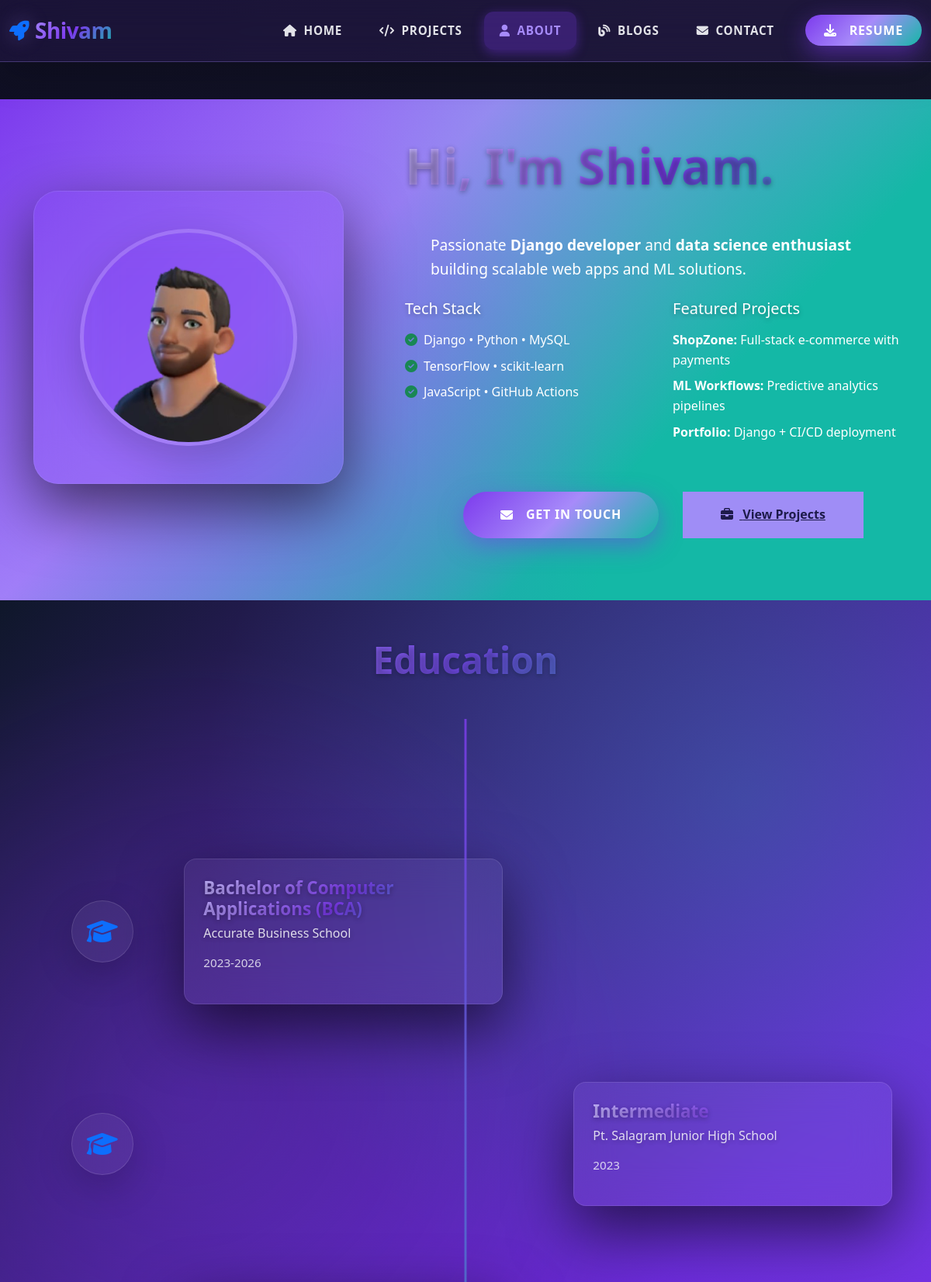
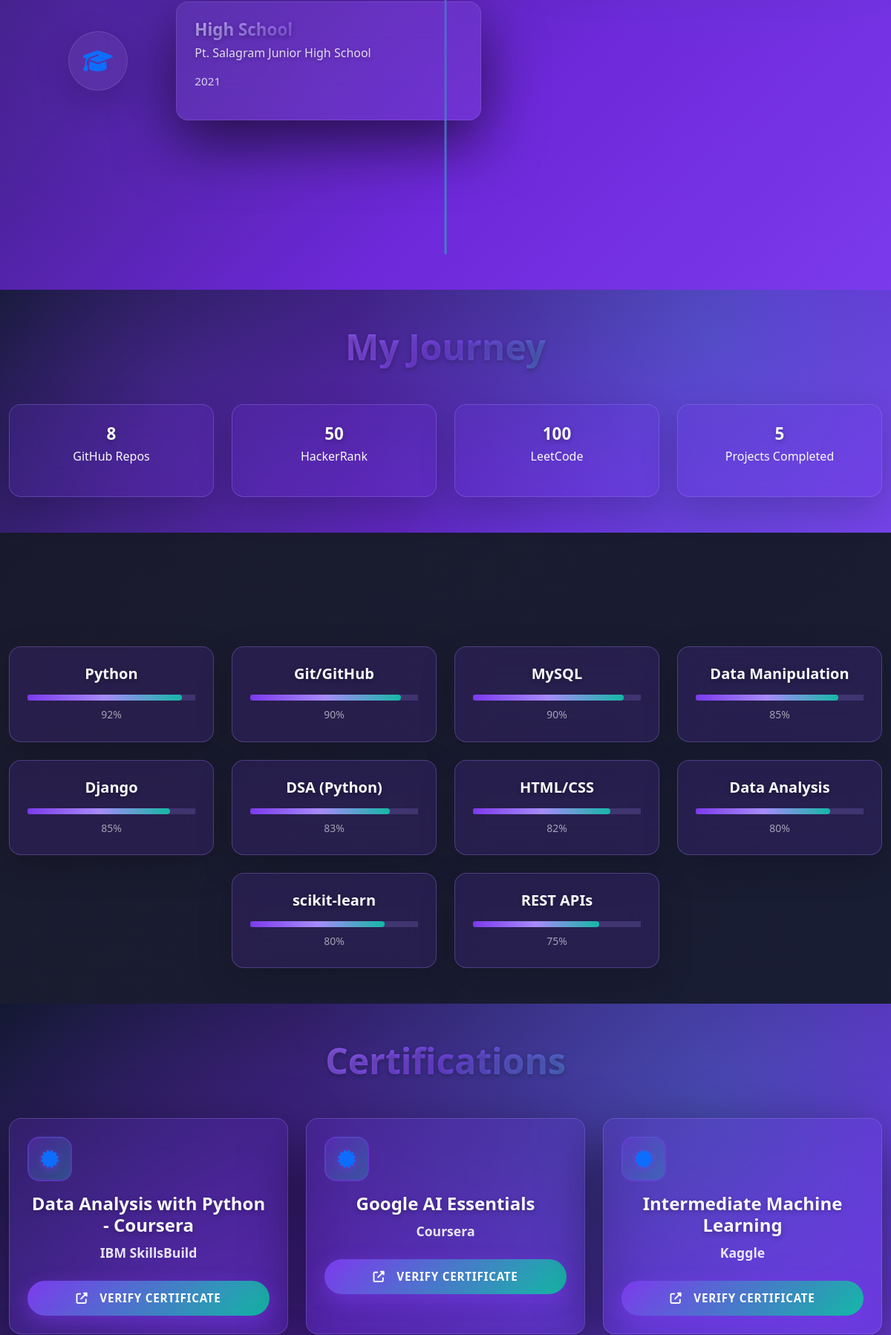
The page /about/ (upper part) on the database its author committed (2 pictures, top to bottom).
### apps/core/models.py (models this page shows, shortened)
class Education(models.Model):
    degree = models.CharField(max_length=100)
    institution = models.CharField(max_length=200)
    duration = models.CharField(max_length=50)
    percentage_or_cgpa = models.DecimalField(max_digits=4, decimal_places=2, blank=True, null=True)  # e.g., 8.45 or 85.50
    description = models.TextField(blank=True)
    icon = models.CharField(max_length=50, default="fas fa-graduation-cap")
    class Meta:
        ordering = ['-duration']
        verbose_name_plural = "Educations"

class Stat(models.Model):
    label = models.CharField(max_length=100, unique=True)
    value = models.IntegerField(validators=[MinValueValidator(0), MaxValueValidator(100)])
    color_class = models.CharField(max_length=50, default="primary")
    class Meta:
        ordering = ['label']

class Skill(models.Model):
    name = models.CharField(max_length=100, unique=True)
    icon_class = models.CharField(max_length=50, default="fas fa-star")
    proficiency = models.PositiveIntegerField(help_text="0-100")
    color_class = models.CharField(max_length=50, help_text="primary, success, info, warning")
    class Meta:
        ordering = ['-proficiency', 'name']

class Certification(models.Model):
    name = models.CharField(max_length=200, unique=True)
    cert = models.CharField(max_length=200, blank=True)
    badge_color = models.CharField(max_length=50, default="secondary")
    provider = models.CharField(max_length=100, blank=True, help_text="e.g., Coursera, Udemy")
    date_earned = models.DateField(null=True, blank=True)
    expires = models.DateField(null=True, blank=True)
    does_not_expire = models.BooleanField(default=False, help_text="Check if this certification never expires")
    credential_id = models.CharField(max_length=50, blank=True, null=True)
    color_rgb = models.CharField(max_length=20, blank=True, default="108,117,125")
    icon_class = models.CharField(max_length=50, blank=True, default="fas fa-certificate")
    icon_url = models.URLField(blank=True, null=True)
    verification_url = models.URLField(blank=True, null=True)
    class Meta:
        ordering = ['name']
    @property
    def provider_name(self):
        return self.provider or self.cert or "Independent"
    @property
    def formatted_date_earned(self):
        return self.date_earned.strftime("%b %Y") if self.date_earned else None
    @property
    def formatted_expires(self):
        if self.does_not_expire:
            return "Never Expires"
        return self.expires.strftime("%b %Y") if self.expires else None
    @property
    def has_expiry(self):
        return bool(self.expires and not self.does_not_expire)

### apps/core/views.py (the view)
# urls.py: path('about/', views.AboutView.as_view(), name='about'),
class AboutView(TemplateView):
    template_name = 'core/about.html'
    def get_context_data(self, **kwargs):
        context = super().get_context_data(**kwargs)
        context['stats'] = Stat.objects.all()
        context['skills'] = Skill.objects.all()
        context['certifications'] = Certification.objects.all()[:6]
        context['badges'] = Badge.objects.all()[:12]
        context['educations'] = Education.objects.all()
        certifications = Certification.objects.all()
        enhanced_certs = []
        COLOR_MAP = {
            'primary': '0,123,255',
            'success': '40,167,69',
            'info': '23,162,184',
            'warning': '255,193,7',
            'danger': '220,53,69',
            'secondary': '108,117,125'
        }
        for cert in certifications:
            cert_data = {
                'name': getattr(cert, 'name', 'N/A'),
                'provider': getattr(cert, 'provider', getattr(cert, 'provider_name', 'N/A')),
                'date_earned': getattr(cert, 'formatted_date_earned', 'N/A'),
                'expires': getattr(cert, 'formatted_expires', 'N/A'),
                'does_not_expire': getattr(cert, 'does_not_expire', False),
                'has_expiry': getattr(cert, 'has_expiry', True),
                'credential_id': getattr(cert, 'credential_id', ''),
                'badge_color': getattr(cert, 'badge_color', 'primary'),
                'color_rgb': getattr(cert, 'color_rgb', COLOR_MAP['primary']),
                'icon_class': getattr(cert, 'icon_class', 'fas fa-certificate'),
                'icon_url': getattr(cert, 'icon_url', ''),
                'verification_url': getattr(cert, 'verification_url', ''),
                'skills_gained': getattr(cert, 'skills_gained', '').split(',') if getattr(cert, 'skills_gained', '') else [],
            }
            enhanced_certs.append(cert_data)
        context['certifications'] = enhanced_certs
        return context

### apps/core/templates/core/about.html (shortened to what this page needs)
{% extends "base.html" %}
{% load static %}
{% block content %}
<section class="hero-section text-center text-white py-5">
  <div class="container">
    <div class="row align-items-center g-5">
      <div class="col-lg-5">
        <div class="glassmorphism p-5 rounded-5 mx-auto d-flex align-items-center justify-content-center" style="max-width: 400px;">
          <img src="{% static 'images/me/avtr-removebg-preview.png' %}"
               alt="Shivam - Django Developer"
               class="about-image rounded-circle shadow-lg glassmorphism"
               style="width: 280px; height: 280px; object-fit: cover; border: 5px solid rgba(255,255,255,0.2);">
        </div>
      </div>
      <div class="col-lg-7 text-lg-start text-center">
        <h1 class="hero-title gradient-text mb-5 animate-fade-in">
          Hi, I'm Shivam.
        </h1>
        <p class="hero-subtitle mb-4 animate-fade-in">
          Passionate <strong>Django developer</strong> and <strong>data science enthusiast</strong>
          building scalable web apps and ML solutions.
        </p>
        <div class="row g-4 mb-5 animate-fade-in" style="animation-delay: 0.4s;">
          <div class="col-md-6">
            <h5 class="card-heading mb-3">Tech Stack</h5>
            <ul class="list-unstyled">
              <li class="mb-2"><i class="fas fa-check-circle text-success me-2"></i>Django • Python • MySQL</li>
              <li class="mb-2"><i class="fas fa-check-circle text-success me-2"></i>TensorFlow • scikit-learn</li>
              <li class="mb-2"><i class="fas fa-check-circle text-success me-2"></i>JavaScript • GitHub Actions</li>
            </ul>
          </div>
          <div class="col-md-6">
            <h5 class="card-heading mb-3">Featured Projects</h5>
            <ul class="list-unstyled">
              <li class="mb-2"><strong>ShopZone:</strong> Full-stack e-commerce with payments</li>
              <li class="mb-2"><strong>ML Workflows:</strong> Predictive analytics pipelines</li>
              <li class="mb-2"><strong>Portfolio:</strong> Django + CI/CD deployment</li>
            </ul>
          </div>
        </div>
        <div class="hero-buttons animate-fade-in" style="animation-delay: 0.6s;">
          <a href="{% url 'contacts:contact' %}" class="btn-primary px-5 py-3 me-3">
            <i class="fas fa-envelope me-2"></i> Get In Touch
          </a>
          <a href="{% url 'core:projects' %}" class="btn-light px-5 py-3">
            <i class="fas fa-briefcase me-2"></i> View Projects
          </a>
        </div>
      </div>
    </div>
  </div>
</section>
<section class="py-5 bg-dark">
  <div class="container">
    <h2 class="text-center mb-5 fw-bold gradient-text display-5">Education</h2>
    <div class="timeline-container">
      {% for edu in educations %}
      <div class="timeline-item {% if not forloop.last %}mb-5{% endif %}">
        <div class="row align-items-center flex-row-reverse flex-lg-row">
          <div class="col-lg-2 col-md-3 text-center mb-4 mb-lg-0">
            <div class="timeline-icon glassmorphism rounded-circle d-flex align-items-center justify-content-center mx-auto shadow-lg" style="width: 80px; height: 80px;">
              <i class="fas {{ edu.icon }} fa-2x text-primary"></i>
            </div>
          </div>
          <div class="col-lg-10 col-md-9">
            <div class="timeline-card h-100 glassmorphism p-4 rounded-4 hover-lift shadow-xl">
              <h4 class="fw-bold mb-2 gradient-text">{{ edu.degree }}</h4>
              <h6 class="text-light mb-3">{{ edu.institution }}</h6>
              <p class="text-light-50 mb-3">{{ edu.duration }}</p>
            </div>
          </div>
        </div>
      </div>
      {% empty %}
      <div class="col-12 text-center py-5">
        <p class="text-muted">No education entries yet. Add via admin.</p>
      </div>
      {% endfor %}
    </div>
  </div>
</section>
<section class="py-5 bg-dark">
  <div class="container">
    <h2 class="text-center mb-5 fw-bold gradient-text display-5">My Journey</h2>
    <div class="row text-center g-4">
      {% for stat in stats %}
      <div class="col-md-3 col-sm-6">
        <div class="stat-card p-4 rounded-4 shadow-lg glassmorphism h-100">
          <h3 class="fw-bold mb-1 text-white display-4">{{ stat.value }}</h3>
          <p class="text-light-50">{{ stat.label }}</p>
        </div>
      </div>
      {% empty %}
      <div class="col-12"><p class="text-muted">No stats yet. Add via admin.</p></div>
      {% endfor %}
    </div>
  </div>
</section>
<section class="py-5 bg-light">
  <div class="container">
    <h2 class="text-center mb-5 fw-bold gradient-text display-5">Core Skills</h2>
    <div class="row g-4 justify-content-center">
      {% for skill in skills %}
      <div class="col-lg-3 col-md-4 col-sm-6">
        <div class="skill-card p-4 rounded-4 shadow-lg glassmorphism h-100 hover-lift text-center">
          <h5 class="fw-bold mb-3">{{ skill.name }}</h5>
          <div class="skill-progress mt-3">
            <div class="skill-bar" data-width="{{ skill.proficiency }}"></div>
          </div>
          <small class="muted-block">{{ skill.proficiency }}%</small>
        </div>
      </div>
      {% empty %}
      <div class="col-12 text-center">No skills yet. Add via admin.</div>
      {% endfor %}
    </div>
  </div>
</section>
<section class="py-5 bg-dark">
  <div class="container">
    <h2 class="text-center mb-5 fw-bold gradient-text display-5">Certifications</h2>
    <div class="row g-4">
      {% for cert in certifications %}
      <div class="col-lg-4 col-md-6">
        <div class="cert-card h-100 glassmorphism rounded-4 hover-lift p-4 shadow-xl">
          <div class="text-center mb-4">
            <div class="cert-icon mb-3">
              <i class="fas fa-certificate fa-2x text-primary"></i>
            </div>
            <h4 class="fw-bold mb-2">{{ cert.name }}</h4>
            <p class="text-muted mb-0 cert-provider">{{ cert.provider }}</p>
          </div>
          {% if cert.verification_url %}
          <a href="{{ cert.verification_url }}" class="btn btn-primary w-100 cert-button" target="_blank">
            <i class="fas fa-external-link-alt me-2"></i>Verify Certificate
          </a>
          {% endif %}
        </div>
      </div>
      {% empty %}
      <div class="col-12 text-center py-5">
        <p class="text-muted">No certifications yet. Add via admin.</p>
      </div>
      {% endfor %}
    </div>
  </div>
</section>
{% endblock %}

### rows shown on the page
Education: degree "Bachelor of Computer Applications (BCA)", institution "Accurate Business School", duration "2023-2026"
Education: degree "Intermediate", institution "Pt. Salagram Junior High School", duration "2023"
Education: degree "High School", institution "Pt. Salagram Junior High School", duration "2021"
Stat: value "8", label "GitHub Repos"
Stat: value "50", label "HackerRank"
Stat: value "100", label "LeetCode"
Stat: value "5", label "Projects Completed"
Skill: name "Python", proficiency "92"
Skill: name "Git/GitHub", proficiency "90"
Skill: name "MySQL", proficiency "90"
Skill: name "Data Manipulation", proficiency "85"
Skill: name "Django", proficiency "85"
Skill: name "DSA (Python)", proficiency "83"
Skill: name "HTML/CSS", proficiency "82"
Skill: name "Data Analysis", proficiency "80"
Skill: name "scikit-learn", proficiency "80"
Skill: name "REST APIs", proficiency "75"
Certification: name "Data Analysis with Python - Coursera", provider "IBM SkillsBuild"
Certification: name "Google AI Essentials", provider "Coursera"
Certification: name "Intermediate Machine Learning", provider "Kaggle"
